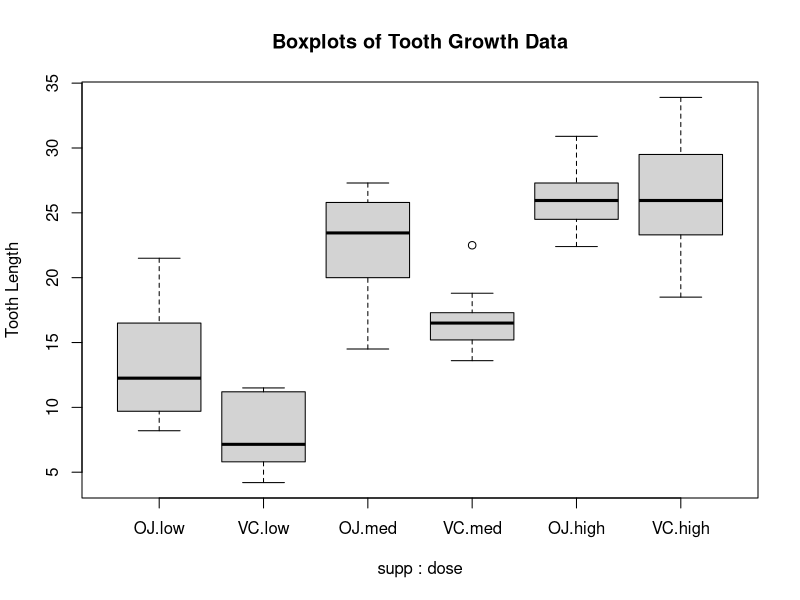
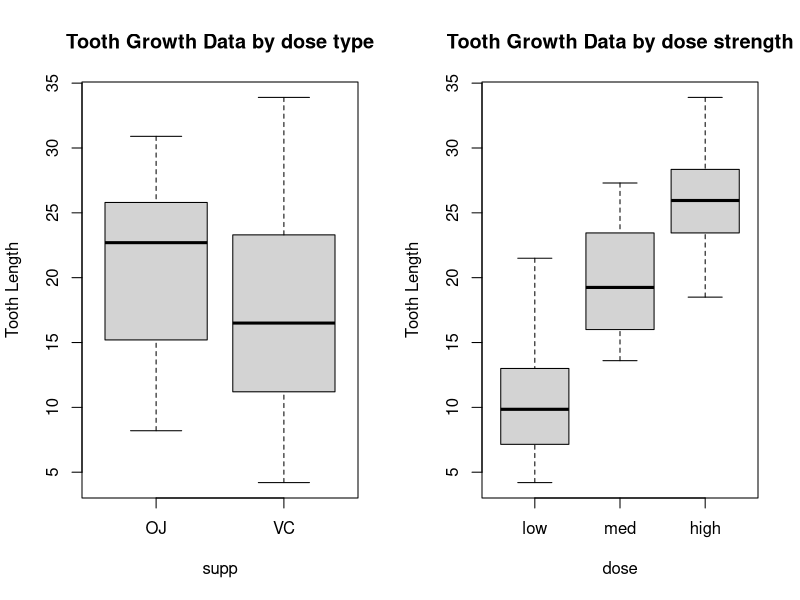
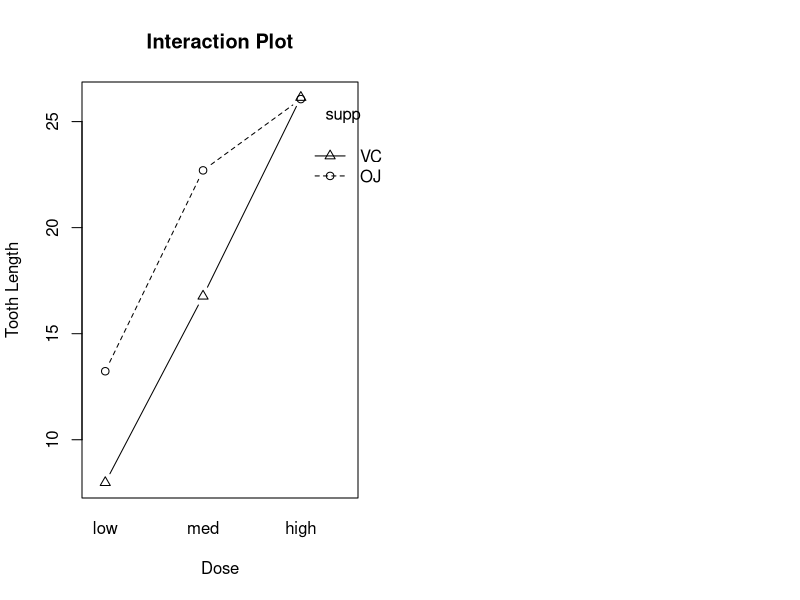
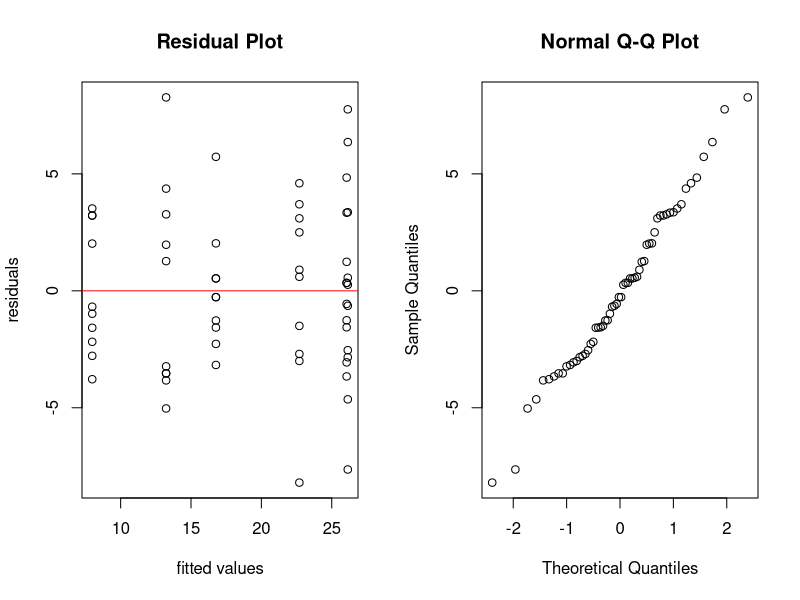

The R script that drew these images, in order:
## ---- chunk 1
library(ggplot2)
library(dplyr)
data(ToothGrowth)
## ---- chunk 2
str(ToothGrowth)
## ---- chunk 3
ToothGrowth$dose = factor(ToothGrowth$dose,levels=c(0.5,1.0,2.0),
                        labels=c("low","med","high"))
## ---- chunk 4
table(ToothGrowth$supp,ToothGrowth$dose)
## ---- chunk 5
with(ToothGrowth, tapply(len, list(supp,dose), var)) # find the variances
## ---- chunk 6
 aov.tooth = aov(len ~ supp * dose, data=ToothGrowth)
 summary(aov.tooth)
## ---- chunk 7
TukeyHSD(aov.tooth)
## ---- chunk 8
boxplot(len ~ supp * dose, data=ToothGrowth,
        ylab="Tooth Length",main="Boxplots of Tooth Growth Data")
## ---- chunk 9
par(mfrow=c(1,2))
boxplot(len ~ supp , data=ToothGrowth,
        ylab="Tooth Length",main="Tooth Growth Data by dose type")
boxplot(len ~ dose , data=ToothGrowth,
        ylab="Tooth Length",main="Tooth Growth Data by dose strength")
## ---- chunk 10
with(ToothGrowth,interaction.plot(x.factor=dose, trace.factor=supp,
                 response=len,type="b",legend=T,fun=mean,
                 pch=c(1,2),main="Interaction Plot",
                 ylab="Tooth Length",xlab="Dose"))
## ---- chunk 11
par(mfrow=c(1,2))
#plot(fit)
plot(aov.tooth$fitted.values,aov.tooth$residuals,xlab="fitted values",ylab="residuals",main="Residual Plot")
abline(0,0,col="red")
qqnorm(resid(aov.tooth))
